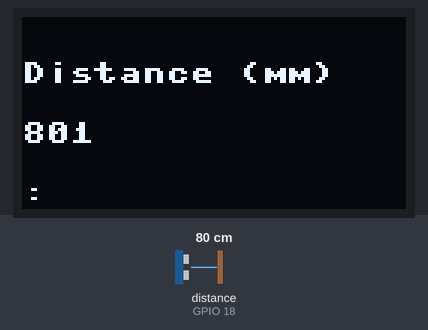
The program below on a simulated ESP32 board running MicroPython. Shown: 128×64 one-colour display. The test bench sets the inputs (shaded band); at power-on: distance to the obstacle (sensor on GPIO 18) 80 cm. The echo pulse lasts 58.3 µs per cm; WiFi joins after 1.5 s; no MQTT or app messages arrive unless stated; library files of the repository ran but are not shown: ssd1306.py, hcsr04.py; what the program prints to the serial console is not drawn.

Above: at 2.8 s.
2.9 s: distance to the obstacle (sensor on GPIO 18) set to 250 cm
At 12.7 s:
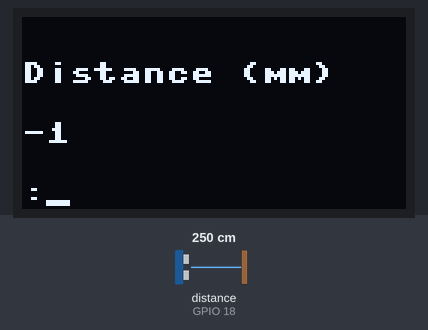
13.2 s: distance to the obstacle (sensor on GPIO 18) set to 18 cm
At 22.5 s:
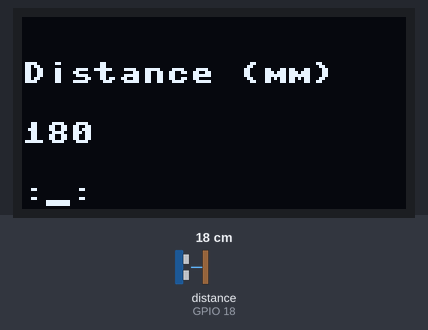
23.2 s: distance to the obstacle (sensor on GPIO 18) set to 299 cm
At 32.7 s:
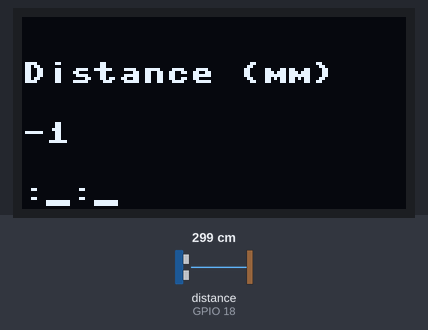
33.3 s: distance to the obstacle (sensor on GPIO 18) set to 35 cm
At 42.6 s:
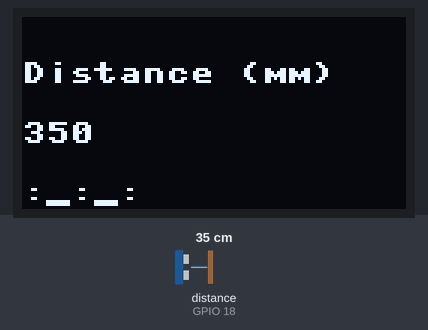
43.3 s: distance to the obstacle (sensor on GPIO 18) set to 299 cm
At 52.8 s:
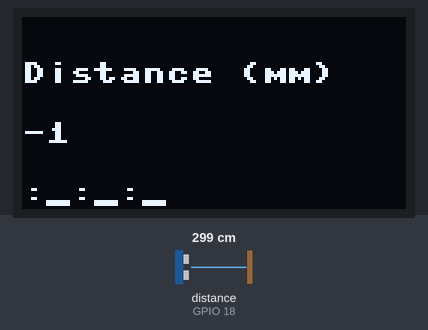
Timing chart, 0 to 54.3 s (numbered marks = the images above; inputs shaded):
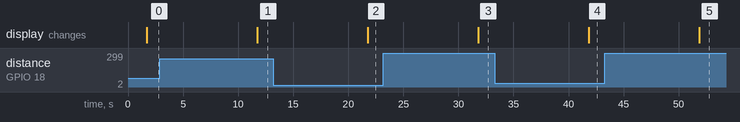

Measured:
- after the input at 2.9 s, the display: changes after 8.9 s (image 1)
- after the input at 13.2 s, the display: changes after 8.6 s (image 2)
- after the input at 23.2 s, the display: changes after 8.6 s (image 3)
- after the input at 33.3 s, the display: changes after 8.5 s (image 4)
- after the input at 43.3 s, the display: changes after 8.6 s (image 5)

The program:

main.py
```python
# Complete project details at https://RandomNerdTutorials.com/micropython-hc-sr04-ultrasonic-esp32-esp8266/
from machine import Pin, I2C
import ssd1306
from hcsr04 import HCSR04
from time import sleep
from umqtt.simple import MQTTClient

#Mqtt
CLIENT_NAME = 'leander'
BROKER_ADDR = '172.16.2.7'
mqttc = MQTTClient(CLIENT_NAME, BROKER_ADDR, keepalive=60)
mqttc.connect()

# button setup
btn = Pin(0)
BTN_TOPIC = 'Office/workstation/ONE/distance'


# ESP32 Pin assignment
i2c = I2C(scl=Pin(22), sda=Pin(21))
sensor = HCSR04(trigger_pin=5, echo_pin=18, echo_timeout_us=10000)

# ESP8266 Pin assignment
#i2c = I2C(scl=Pin(5), sda=Pin(4))
#sensor = HCSR04(trigger_pin=12, echo_pin=14, echo_timeout_us=10000)

oled_width = 128
oled_height = 64
oled = ssd1306.SSD1306_I2C(oled_width, oled_height, i2c)
graph = ""

while True:
  oled.fill(0)

  #oled.show()
  distance = sensor.distance_mm()
  print('Distance:', (distance), 'mm')
  mqttc.publish( BTN_TOPIC, str(distance).encode() )
  if distance == -1:
      graph += "_"
  elif distance < 150:
      graph += "."
  else:
      graph += ":"

  last_chars = graph[-15:]
  print(graph)

  oled.text("Distance (mm)", 0, 15)
  oled.text(str(distance), 0, 35)
  oled.text(last_chars, 0, 55)
  oled.show()
  sleep(10)


  
```

boot.py
```python
# This file is executed on every boot (including wake-boot from deepsleep)
#import esp
#esp.osdebug(None)
#import webrepl
#webrepl.start()
# Complete project details at https://RandomNerdTutorials.com/micropython-hc-sr04-ultrasonic-esp32-esp8266/
from hcsr04 import HCSR04
from time import sleep


#wifi
def connect():
    import network
    sta_if = network.WLAN(network.STA_IF)
    if not sta_if.isconnected():
        sta_if.active(True)
        sta_if.connect('Virtual-GBG', 'awellhiddensecret')
        while not sta_if.isconnected():
            pass # wait till connection
    print('network config:', sta_if.ifconfig())

connect()

# ESP32
sensor = HCSR04(trigger_pin=5, echo_pin=18, echo_timeout_us=10000)

# ESP8266
#sensor = HCSR04(trigger_pin=12, echo_pin=14, echo_timeout_us=10000)

'''while True:
    distance = sensor.distance_cm()
    "print('Distance:', distance, 'cm')"
    sleep(1)'''
```
